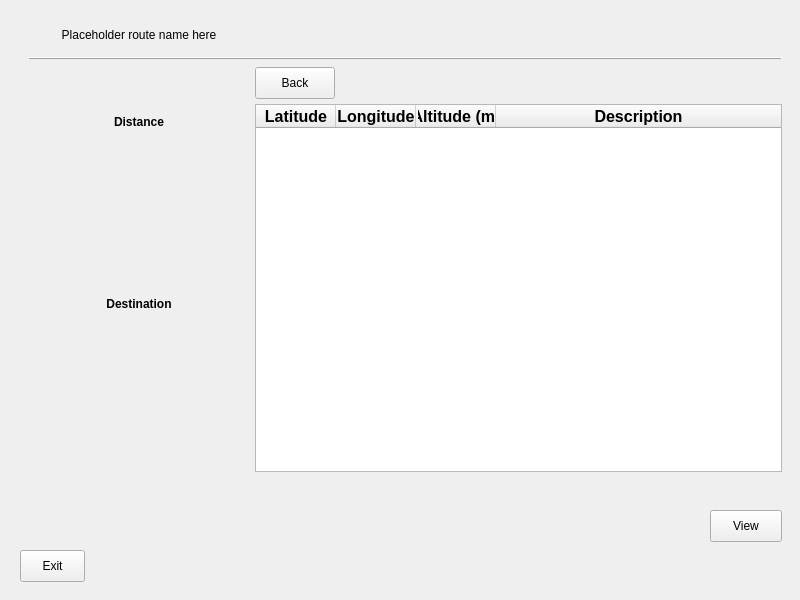
<?xml version="1.0" encoding="UTF-8"?>
<ui version="4.0">
 <class>RouteSelectScreen</class>
 <widget class="QWidget" name="RouteSelectScreen">
  <property name="geometry">
   <rect>
    <x>0</x>
    <y>0</y>
    <width>800</width>
    <height>600</height>
   </rect>
  </property>
  <property name="windowTitle">
   <string>Form</string>
  </property>
  <widget class="QStackedWidget" name="stack">
   <property name="geometry">
    <rect>
     <x>20</x>
     <y>10</y>
     <width>771</width>
     <height>471</height>
    </rect>
   </property>
   <property name="currentIndex">
    <number>1</number>
   </property>
   <widget class="QWidget" name="route_page">
    <layout class="QGridLayout" name="gridLayout" columnstretch="1,2">
     <item row="0" column="1">
      <widget class="QLabel" name="route_label">
       <property name="enabled">
        <bool>true</bool>
       </property>
       <property name="sizePolicy">
        <sizepolicy hsizetype="Ignored" vsizetype="Minimum">
         <horstretch>0</horstretch>
         <verstretch>0</verstretch>
        </sizepolicy>
       </property>
       <property name="minimumSize">
        <size>
         <width>0</width>
         <height>32</height>
        </size>
       </property>
       <property name="text">
        <string>&lt;html&gt;&lt;head/&gt;&lt;body&gt;&lt;p&gt;&lt;span style=&quot; font-style:italic;&quot;&gt;Select a route from the list to view more information.&lt;/span&gt;&lt;/p&gt;&lt;/body&gt;&lt;/html&gt;</string>
       </property>
       <property name="alignment">
        <set>Qt::AlignCenter</set>
       </property>
      </widget>
     </item>
     <item row="1" column="1">
      <widget class="QTableWidget" name="route_table">
       <property name="enabled">
        <bool>true</bool>
       </property>
       <property name="editTriggers">
        <set>QAbstractItemView::NoEditTriggers</set>
       </property>
       <property name="selectionMode">
        <enum>QAbstractItemView::SingleSelection</enum>
       </property>
       <property name="selectionBehavior">
        <enum>QAbstractItemView::SelectRows</enum>
       </property>
       <property name="sortingEnabled">
        <bool>false</bool>
       </property>
       <property name="columnCount">
        <number>3</number>
       </property>
       <attribute name="horizontalHeaderStretchLastSection">
        <bool>true</bool>
       </attribute>
       <column>
        <property name="text">
         <string>Name</string>
        </property>
        <property name="font">
         <font>
          <weight>75</weight>
          <bold>true</bold>
         </font>
        </property>
       </column>
       <column>
        <property name="text">
         <string>Distance (m)</string>
        </property>
        <property name="font">
         <font>
          <weight>75</weight>
          <bold>true</bold>
         </font>
        </property>
       </column>
       <column>
        <property name="text">
         <string>Description</string>
        </property>
        <property name="font">
         <font>
          <weight>75</weight>
          <bold>true</bold>
         </font>
        </property>
       </column>
      </widget>
     </item>
     <item row="1" column="0">
      <spacer name="horizontalSpacer">
       <property name="orientation">
        <enum>Qt::Horizontal</enum>
       </property>
       <property name="sizeType">
        <enum>QSizePolicy::Minimum</enum>
       </property>
       <property name="sizeHint" stdset="0">
        <size>
         <width>40</width>
         <height>20</height>
        </size>
       </property>
      </spacer>
     </item>
    </layout>
   </widget>
   <widget class="QWidget" name="info_page">
    <layout class="QGridLayout" name="gridLayout_2" rowstretch="0,0,0,0,0" columnstretch="1,1,2" rowminimumheight="0,0,0,0,0">
     <item row="0" column="0">
      <widget class="QLabel" name="name">
       <property name="sizePolicy">
        <sizepolicy hsizetype="Preferred" vsizetype="Minimum">
         <horstretch>0</horstretch>
         <verstretch>0</verstretch>
        </sizepolicy>
       </property>
       <property name="minimumSize">
        <size>
         <width>0</width>
         <height>32</height>
        </size>
       </property>
       <property name="text">
        <string>Placeholder route name here</string>
       </property>
       <property name="textFormat">
        <enum>Qt::AutoText</enum>
       </property>
       <property name="alignment">
        <set>Qt::AlignCenter</set>
       </property>
      </widget>
     </item>
     <item row="1" column="0" colspan="3">
      <widget class="Line" name="line">
       <property name="sizePolicy">
        <sizepolicy hsizetype="Expanding" vsizetype="Fixed">
         <horstretch>0</horstretch>
         <verstretch>0</verstretch>
        </sizepolicy>
       </property>
       <property name="frameShadow">
        <enum>QFrame::Raised</enum>
       </property>
       <property name="orientation">
        <enum>Qt::Horizontal</enum>
       </property>
      </widget>
     </item>
     <item row="3" column="0">
      <layout class="QGridLayout" name="info_grid" rowstretch="0,0,0,0,0,0,0" columnstretch="0,0">
       <property name="leftMargin">
        <number>2</number>
       </property>
       <property name="topMargin">
        <number>2</number>
       </property>
       <property name="rightMargin">
        <number>2</number>
       </property>
       <property name="bottomMargin">
        <number>2</number>
       </property>
       <property name="horizontalSpacing">
        <number>-1</number>
       </property>
       <property name="verticalSpacing">
        <number>0</number>
       </property>
       <item row="1" column="0" colspan="2" alignment="Qt::AlignHCenter">
        <widget class="QLabel" name="label">
         <property name="text">
          <string>&lt;html&gt;&lt;head/&gt;&lt;body&gt;&lt;p&gt;&lt;span style=&quot; font-weight:600;&quot;&gt;Distance&lt;/span&gt;&lt;/p&gt;&lt;/body&gt;&lt;/html&gt;</string>
         </property>
        </widget>
       </item>
       <item row="2" column="0" colspan="2">
        <widget class="DistanceInfoBox" name="distance_info" native="true">
         <property name="minimumSize">
          <size>
           <width>150</width>
           <height>150</height>
          </size>
         </property>
        </widget>
       </item>
       <item row="4" column="0" colspan="2">
        <widget class="QLabel" name="dest_label">
         <property name="text">
          <string>&lt;html&gt;&lt;head/&gt;&lt;body&gt;&lt;p align=&quot;center&quot;&gt;&lt;span style=&quot; font-weight:600;&quot;&gt;Destination&lt;/span&gt;&lt;/p&gt;&lt;/body&gt;&lt;/html&gt;</string>
         </property>
        </widget>
       </item>
       <item row="5" column="0" colspan="2">
        <widget class="WaypointInfoBox" name="waypoint_info" native="true">
         <property name="minimumSize">
          <size>
           <width>150</width>
           <height>150</height>
          </size>
         </property>
        </widget>
       </item>
      </layout>
     </item>
     <item row="3" column="1" colspan="2">
      <widget class="QTableWidget" name="segment_table">
       <property name="frameShadow">
        <enum>QFrame::Sunken</enum>
       </property>
       <property name="lineWidth">
        <number>1</number>
       </property>
       <property name="editTriggers">
        <set>QAbstractItemView::NoEditTriggers</set>
       </property>
       <property name="dragDropOverwriteMode">
        <bool>false</bool>
       </property>
       <property name="selectionMode">
        <enum>QAbstractItemView::SingleSelection</enum>
       </property>
       <property name="selectionBehavior">
        <enum>QAbstractItemView::SelectRows</enum>
       </property>
       <property name="textElideMode">
        <enum>Qt::ElideNone</enum>
       </property>
       <property name="sortingEnabled">
        <bool>false</bool>
       </property>
       <attribute name="horizontalHeaderDefaultSectionSize">
        <number>80</number>
       </attribute>
       <attribute name="horizontalHeaderMinimumSectionSize">
        <number>20</number>
       </attribute>
       <attribute name="horizontalHeaderShowSortIndicator" stdset="0">
        <bool>false</bool>
       </attribute>
       <attribute name="horizontalHeaderStretchLastSection">
        <bool>true</bool>
       </attribute>
       <attribute name="verticalHeaderVisible">
        <bool>false</bool>
       </attribute>
       <attribute name="verticalHeaderDefaultSectionSize">
        <number>26</number>
       </attribute>
       <attribute name="verticalHeaderShowSortIndicator" stdset="0">
        <bool>false</bool>
       </attribute>
       <attribute name="verticalHeaderStretchLastSection">
        <bool>false</bool>
       </attribute>
       <column>
        <property name="text">
         <string>Latitude</string>
        </property>
        <property name="font">
         <font>
          <pointsize>12</pointsize>
          <weight>75</weight>
          <bold>true</bold>
         </font>
        </property>
       </column>
       <column>
        <property name="text">
         <string>Longitude</string>
        </property>
        <property name="font">
         <font>
          <pointsize>12</pointsize>
          <weight>75</weight>
          <bold>true</bold>
         </font>
        </property>
       </column>
       <column>
        <property name="text">
         <string>Altitude (m)</string>
        </property>
        <property name="font">
         <font>
          <pointsize>12</pointsize>
          <weight>75</weight>
          <bold>true</bold>
         </font>
        </property>
       </column>
       <column>
        <property name="text">
         <string>Description</string>
        </property>
        <property name="font">
         <font>
          <pointsize>12</pointsize>
          <weight>75</weight>
          <bold>true</bold>
         </font>
        </property>
       </column>
      </widget>
     </item>
     <item row="2" column="1">
      <widget class="QPushButton" name="back_btn">
       <property name="enabled">
        <bool>true</bool>
       </property>
       <property name="sizePolicy">
        <sizepolicy hsizetype="Minimum" vsizetype="Minimum">
         <horstretch>0</horstretch>
         <verstretch>0</verstretch>
        </sizepolicy>
       </property>
       <property name="minimumSize">
        <size>
         <width>0</width>
         <height>32</height>
        </size>
       </property>
       <property name="maximumSize">
        <size>
         <width>80</width>
         <height>30</height>
        </size>
       </property>
       <property name="text">
        <string>Back</string>
       </property>
       <property name="iconSize">
        <size>
         <width>8</width>
         <height>8</height>
        </size>
       </property>
       <property name="shortcut">
        <string>Backspace</string>
       </property>
      </widget>
     </item>
    </layout>
   </widget>
  </widget>
  <widget class="QPushButton" name="go_btn">
   <property name="geometry">
    <rect>
     <x>700</x>
     <y>480</y>
     <width>81</width>
     <height>81</height>
    </rect>
   </property>
   <property name="text">
    <string/>
   </property>
   <property name="icon">
    <iconset>
     <normaloff>assets/go-icon.svg</normaloff>assets/go-icon.svg</iconset>
   </property>
   <property name="iconSize">
    <size>
     <width>64</width>
     <height>64</height>
    </size>
   </property>
   <property name="shortcut">
    <string notr="true">G</string>
   </property>
   <property name="flat">
    <bool>true</bool>
   </property>
  </widget>
  <widget class="QPushButton" name="exit_btn">
   <property name="geometry">
    <rect>
     <x>20</x>
     <y>550</y>
     <width>65</width>
     <height>32</height>
    </rect>
   </property>
   <property name="sizePolicy">
    <sizepolicy hsizetype="Minimum" vsizetype="Fixed">
     <horstretch>1</horstretch>
     <verstretch>1</verstretch>
    </sizepolicy>
   </property>
   <property name="minimumSize">
    <size>
     <width>0</width>
     <height>32</height>
    </size>
   </property>
   <property name="text">
    <string>Exit</string>
   </property>
  </widget>
  <widget class="QPushButton" name="view_btn">
   <property name="enabled">
    <bool>true</bool>
   </property>
   <property name="geometry">
    <rect>
     <x>710</x>
     <y>510</y>
     <width>72</width>
     <height>32</height>
    </rect>
   </property>
   <property name="text">
    <string>View</string>
   </property>
   <property name="iconSize">
    <size>
     <width>64</width>
     <height>64</height>
    </size>
   </property>
   <property name="shortcut">
    <string notr="true"/>
   </property>
   <property name="autoDefault">
    <bool>false</bool>
   </property>
   <property name="default">
    <bool>false</bool>
   </property>
   <property name="flat">
    <bool>false</bool>
   </property>
  </widget>
 </widget>
 <customwidgets>
  <customwidget>
   <class>DistanceInfoBox</class>
   <extends>QWidget</extends>
   <header>view/distanceinfobox.h</header>
   <container>1</container>
  </customwidget>
  <customwidget>
   <class>WaypointInfoBox</class>
   <extends>QWidget</extends>
   <header>view/waypointinfobox.h</header>
   <container>1</container>
  </customwidget>
 </customwidgets>
 <resources/>
 <connections/>
</ui>
